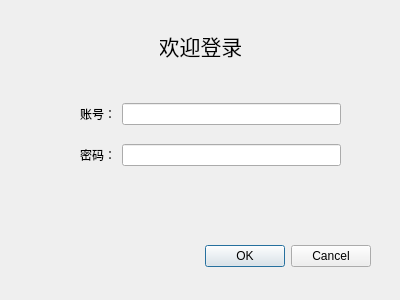
<?xml version="1.0" encoding="UTF-8"?>
<ui version="4.0">
 <class>Dialog_login</class>
 <widget class="QDialog" name="Dialog_login">
  <property name="geometry">
   <rect>
    <x>0</x>
    <y>0</y>
    <width>400</width>
    <height>300</height>
   </rect>
  </property>
  <property name="sizePolicy">
   <sizepolicy hsizetype="Fixed" vsizetype="Fixed">
    <horstretch>0</horstretch>
    <verstretch>0</verstretch>
   </sizepolicy>
  </property>
  <property name="windowTitle">
   <string>Dialog</string>
  </property>
  <widget class="QDialogButtonBox" name="buttonBox">
   <property name="geometry">
    <rect>
     <x>30</x>
     <y>240</y>
     <width>341</width>
     <height>32</height>
    </rect>
   </property>
   <property name="orientation">
    <enum>Qt::Horizontal</enum>
   </property>
   <property name="standardButtons">
    <set>QDialogButtonBox::Cancel|QDialogButtonBox::Ok</set>
   </property>
  </widget>
  <widget class="QLabel" name="label">
   <property name="geometry">
    <rect>
     <x>160</x>
     <y>30</y>
     <width>81</width>
     <height>31</height>
    </rect>
   </property>
   <property name="font">
    <font>
     <pointsize>16</pointsize>
    </font>
   </property>
   <property name="text">
    <string>欢迎登录</string>
   </property>
   <property name="alignment">
    <set>Qt::AlignCenter</set>
   </property>
  </widget>
  <widget class="QWidget" name="layoutWidget">
   <property name="geometry">
    <rect>
     <x>80</x>
     <y>90</y>
     <width>261</width>
     <height>91</height>
    </rect>
   </property>
   <layout class="QGridLayout" name="gridLayout">
    <item row="0" column="0">
     <widget class="QLabel" name="label_2">
      <property name="text">
       <string>账号：</string>
      </property>
     </widget>
    </item>
    <item row="0" column="1">
     <widget class="QLineEdit" name="lineEdit"/>
    </item>
    <item row="1" column="0">
     <widget class="QLabel" name="label_3">
      <property name="text">
       <string>密码：</string>
      </property>
     </widget>
    </item>
    <item row="1" column="1">
     <widget class="QLineEdit" name="lineEdit_2">
      <property name="focusPolicy">
       <enum>Qt::WheelFocus</enum>
      </property>
     </widget>
    </item>
   </layout>
  </widget>
 </widget>
 <resources/>
 <connections>
  <connection>
   <sender>buttonBox</sender>
   <signal>accepted()</signal>
   <receiver>Dialog_login</receiver>
   <slot>accept()</slot>
   <hints>
    <hint type="sourcelabel">
     <x>248</x>
     <y>254</y>
    </hint>
    <hint type="destinationlabel">
     <x>157</x>
     <y>274</y>
    </hint>
   </hints>
  </connection>
  <connection>
   <sender>buttonBox</sender>
   <signal>rejected()</signal>
   <receiver>Dialog_login</receiver>
   <slot>reject()</slot>
   <hints>
    <hint type="sourcelabel">
     <x>316</x>
     <y>260</y>
    </hint>
    <hint type="destinationlabel">
     <x>286</x>
     <y>274</y>
    </hint>
   </hints>
  </connection>
 </connections>
 <slots>
  <signal>closed()</signal>
 </slots>
</ui>
